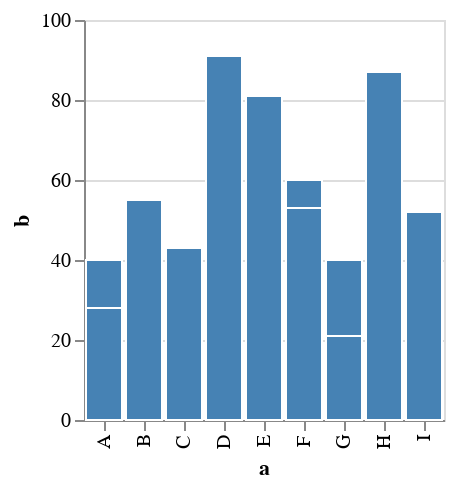

The Vega-Lite source for this figure:
### Vega specification from a JSON file in a GitHub repository (floating-point values rounded to 4 significant figures)
{"$schema": "https://vega.github.io/schema/vega/v5.json", "description": "A simple bar chart with embedded data.", "background": "white", "padding": 5, "height": 200, "style": "cell", "data": [{"name": "source_0", "values": [{"a": "A", "b": 28}, {"a": "A", "b": 12}, {"a": "B", "b": 55}, {"a": "C", "b": 43}, {"a": "D", "b": 91}, {"a": "E", "b": 81}, {"a": "F", "b": 53}, {"a": "F", "b": 7}, {"a": "G", "b": 21}, {"a": "G", "b": 19}, {"a": "H", "b": 87}, {"a": "I", "b": 52}]}, {"name": "data_0", "source": "source_0", "transform": [{"type": "stack", "groupby": ["a"], "field": "b", "sort": {"field": [], "order": []}, "as": ["b_start", "b_end"], "offset": "zero"}, {"type": "filter", "expr": "isValid(datum[\"b\"]) && isFinite(+datum[\"b\"])"}]}], "signals": [{"name": "x_step", "value": 20}, {"name": "width", "update": "bandspace(domain('x').length, 0.1, 0.05) * x_step"}], "marks": [{"type": "group", "from": {"facet": {"data": "data_0", "name": "stack_group_main", "groupby": ["a"], "aggregate": {"fields": ["b_start", "b_start", "b_end", "b_end"], "ops": ["min", "max", "min", "max"]}}}, "encode": {"update": {"x": {"scale": "x", "field": "a"}, "width": {"scale": "x", "band": true}, "y": {"signal": "min(scale('y',datum[\"min_b_start\"]),scale('y',datum[\"max_b_start\"]),scale('y',datum[\"min_b_end\"]),scale('y',datum[\"max_b_end\"]))"}, "y2": {"signal": "max(scale('y',datum[\"min_b_start\"]),scale('y',datum[\"max_b_start\"]),scale('y',datum[\"min_b_end\"]),scale('y',datum[\"max_b_end\"]))"}, "clip": {"value": true}}}, "marks": [{"type": "group", "encode": {"update": {"y": {"field": {"group": "y"}, "mult": -1}, "width": {"field": {"group": "width"}}}}, "marks": [{"name": "marks", "type": "rect", "style": ["bar"], "from": {"data": "stack_group_main"}, "encode": {"update": {"fill": {"value": "steelblue"}, "stroke": {"value": "white"}, "width": {"field": {"group": "width"}}, "y": {"scale": "y", "field": "b_end"}, "y2": {"scale": "y", "field": "b_start"}}}}]}]}, {"type": "group", "from": {"facet": {"data": "data_0", "name": "stack_group_main_copy", "groupby": ["a"], "aggregate": {"fields": ["b_start", "b_start", "b_end", "b_end"], "ops": ["min", "max", "min", "max"]}}}, "encode": {"update": {"x": {"scale": "x", "field": "a"}, "width": {"scale": "x", "band": true}, "y": {"signal": "min(scale('y',datum[\"min_b_start\"]),scale('y',datum[\"max_b_start\"]),scale('y',datum[\"min_b_end\"]),scale('y',datum[\"max_b_end\"]))"}, "y2": {"signal": "max(scale('y',datum[\"min_b_start\"]),scale('y',datum[\"max_b_start\"]),scale('y',datum[\"min_b_end\"]),scale('y',datum[\"max_b_end\"]))"}}}, "marks": [{"type": "rect", "encode": {"update": {"width": {"field": {"group": "width"}}, "height": {"field": {"group": "height"}}, "stroke": {"value": "white"}, "fill": {"value": null}}}}]}], "scales": [{"name": "x", "type": "band", "domain": {"data": "data_0", "field": "a", "sort": true}, "range": {"step": {"signal": "x_step"}}, "paddingInner": 0.1, "paddingOuter": 0.05}, {"name": "y", "type": "linear", "domain": {"data": "data_0", "fields": ["b_start", "b_end"]}, "range": [{"signal": "height"}, 0], "nice": true, "zero": true}], "axes": [{"scale": "y", "orient": "left", "gridScale": "x", "grid": true, "tickCount": {"signal": "ceil(height/40)"}, "domain": false, "labels": false, "maxExtent": 0, "minExtent": 0, "ticks": false, "zindex": 0}, {"scale": "x", "orient": "bottom", "grid": false, "title": "a", "labelAlign": "right", "labelAngle": 270, "labelBaseline": "middle", "labelOverlap": true, "zindex": 0}, {"scale": "y", "orient": "left", "grid": false, "title": "b", "labelOverlap": true, "tickCount": {"signal": "ceil(height/40)"}, "zindex": 0}]}
